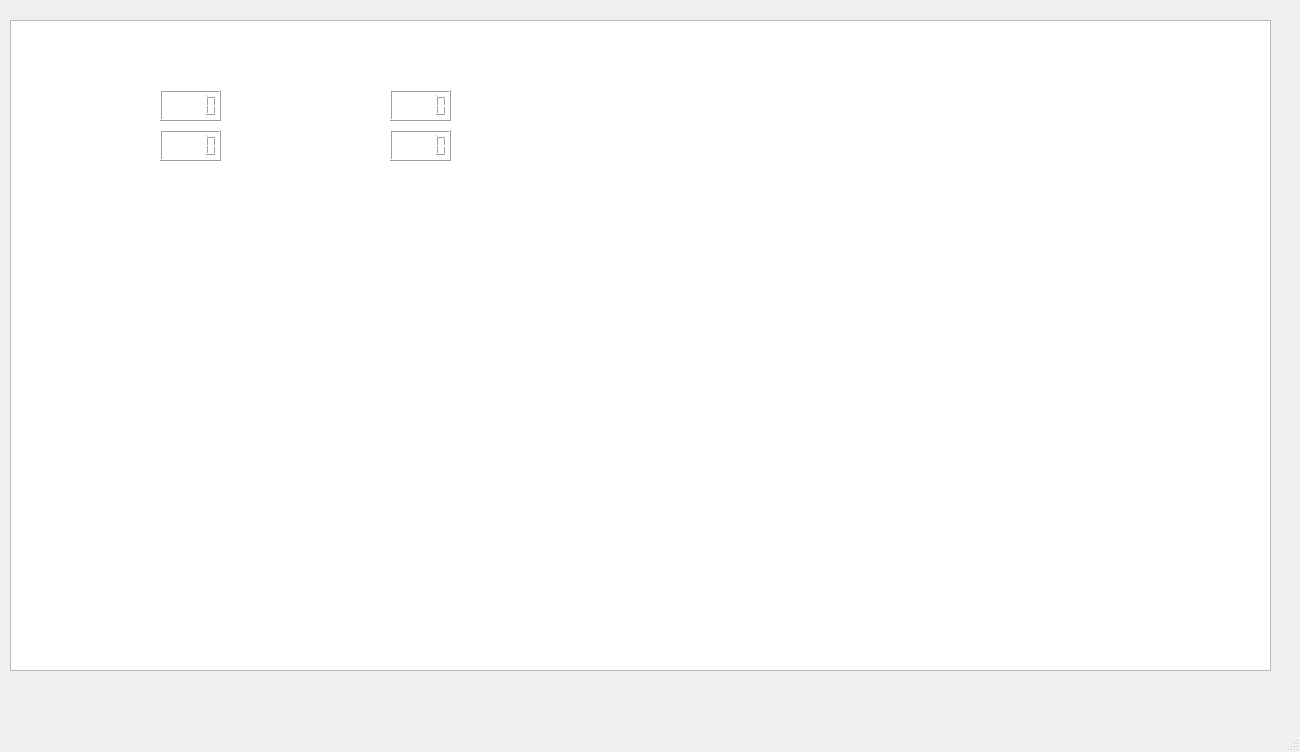
<?xml version="1.0" encoding="UTF-8"?>
<ui version="4.0">
 <class>level1Multiplayer</class>
 <widget class="QMainWindow" name="level1Multiplayer">
  <property name="geometry">
   <rect>
    <x>0</x>
    <y>0</y>
    <width>1300</width>
    <height>752</height>
   </rect>
  </property>
  <property name="windowTitle">
   <string>MainWindow</string>
  </property>
  <widget class="QWidget" name="centralwidget">
   <widget class="QGraphicsView" name="graphicsView">
    <property name="geometry">
     <rect>
      <x>10</x>
      <y>20</y>
      <width>1261</width>
      <height>651</height>
     </rect>
    </property>
   </widget>
   <widget class="QLabel" name="labelP1">
    <property name="geometry">
     <rect>
      <x>70</x>
      <y>40</y>
      <width>111</width>
      <height>31</height>
     </rect>
    </property>
    <property name="text">
     <string>&lt;html&gt;&lt;head/&gt;&lt;body&gt;&lt;p&gt;&lt;span style=&quot; font-size:16pt; font-weight:600; color:#ffffff;&quot;&gt;PLAYER 1&lt;/span&gt;&lt;/p&gt;&lt;/body&gt;&lt;/html&gt;</string>
    </property>
   </widget>
   <widget class="QLCDNumber" name="lcd_sc1">
    <property name="geometry">
     <rect>
      <x>160</x>
      <y>90</y>
      <width>61</width>
      <height>31</height>
     </rect>
    </property>
   </widget>
   <widget class="QLCDNumber" name="lcd_hl1">
    <property name="geometry">
     <rect>
      <x>160</x>
      <y>130</y>
      <width>61</width>
      <height>31</height>
     </rect>
    </property>
   </widget>
   <widget class="QLabel" name="label_2">
    <property name="geometry">
     <rect>
      <x>70</x>
      <y>90</y>
      <width>81</width>
      <height>31</height>
     </rect>
    </property>
    <property name="text">
     <string>&lt;html&gt;&lt;head/&gt;&lt;body&gt;&lt;p&gt;&lt;span style=&quot; font-size:14pt; font-weight:600; color:#ffffff;&quot;&gt;SCORE:&lt;/span&gt;&lt;/p&gt;&lt;/body&gt;&lt;/html&gt;</string>
    </property>
   </widget>
   <widget class="QLabel" name="label_3">
    <property name="geometry">
     <rect>
      <x>70</x>
      <y>130</y>
      <width>91</width>
      <height>31</height>
     </rect>
    </property>
    <property name="text">
     <string>&lt;html&gt;&lt;head/&gt;&lt;body&gt;&lt;p&gt;&lt;span style=&quot; font-size:14pt; font-weight:600; color:#ffffff;&quot;&gt;HEALTH:&lt;/span&gt;&lt;/p&gt;&lt;/body&gt;&lt;/html&gt;</string>
    </property>
   </widget>
   <widget class="QLabel" name="labelP2">
    <property name="geometry">
     <rect>
      <x>300</x>
      <y>40</y>
      <width>131</width>
      <height>31</height>
     </rect>
    </property>
    <property name="text">
     <string>&lt;html&gt;&lt;head/&gt;&lt;body&gt;&lt;p&gt;&lt;span style=&quot; font-size:18pt; font-weight:600; color:#ffffff;&quot;&gt;PLAYER 2&lt;/span&gt;&lt;/p&gt;&lt;/body&gt;&lt;/html&gt;</string>
    </property>
   </widget>
   <widget class="QLabel" name="label_5">
    <property name="geometry">
     <rect>
      <x>300</x>
      <y>90</y>
      <width>91</width>
      <height>31</height>
     </rect>
    </property>
    <property name="text">
     <string>&lt;html&gt;&lt;head/&gt;&lt;body&gt;&lt;p&gt;&lt;span style=&quot; font-size:14pt; font-weight:600; color:#ffffff;&quot;&gt;SCORE:&lt;/span&gt;&lt;/p&gt;&lt;/body&gt;&lt;/html&gt;</string>
    </property>
   </widget>
   <widget class="QLabel" name="label_6">
    <property name="geometry">
     <rect>
      <x>300</x>
      <y>130</y>
      <width>91</width>
      <height>31</height>
     </rect>
    </property>
    <property name="text">
     <string>&lt;html&gt;&lt;head/&gt;&lt;body&gt;&lt;p&gt;&lt;span style=&quot; font-size:14pt; font-weight:600; color:#ffffff;&quot;&gt;HEALTH:&lt;/span&gt;&lt;/p&gt;&lt;/body&gt;&lt;/html&gt;</string>
    </property>
   </widget>
   <widget class="QLCDNumber" name="lcd_sc2">
    <property name="geometry">
     <rect>
      <x>390</x>
      <y>90</y>
      <width>61</width>
      <height>31</height>
     </rect>
    </property>
   </widget>
   <widget class="QLCDNumber" name="lcd_hl2">
    <property name="geometry">
     <rect>
      <x>390</x>
      <y>130</y>
      <width>61</width>
      <height>31</height>
     </rect>
    </property>
   </widget>
   <widget class="QLabel" name="label_Fond">
    <property name="geometry">
     <rect>
      <x>10</x>
      <y>20</y>
      <width>1271</width>
      <height>661</height>
     </rect>
    </property>
    <property name="text">
     <string>TextLabel</string>
    </property>
   </widget>
   <zorder>label_Fond</zorder>
   <zorder>graphicsView</zorder>
   <zorder>labelP1</zorder>
   <zorder>lcd_sc1</zorder>
   <zorder>lcd_hl1</zorder>
   <zorder>label_2</zorder>
   <zorder>label_3</zorder>
   <zorder>labelP2</zorder>
   <zorder>label_5</zorder>
   <zorder>label_6</zorder>
   <zorder>lcd_sc2</zorder>
   <zorder>lcd_hl2</zorder>
  </widget>
  <widget class="QMenuBar" name="menubar">
   <property name="geometry">
    <rect>
     <x>0</x>
     <y>0</y>
     <width>1300</width>
     <height>22</height>
    </rect>
   </property>
  </widget>
  <widget class="QStatusBar" name="statusbar"/>
 </widget>
 <resources/>
 <connections/>
</ui>
